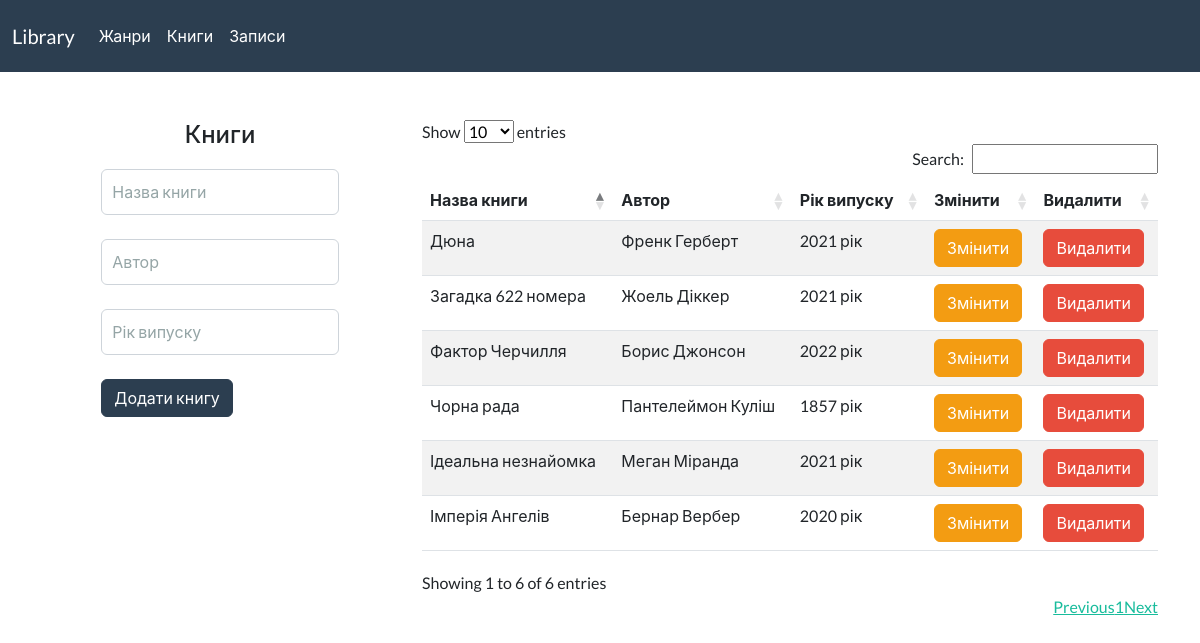
The app's page /account/books with its own data.
### tables this page shows
CREATE TABLE `books` (
  `id_book` int(11) NOT NULL,
  `title` varchar(255) NOT NULL,
  `author` varchar(255) NOT NULL,
  `year` varchar(255) NOT NULL
);

### app/controllers/Account.php (called while the page is built, shortened)
<?php
class Account extends Controller
{
    public function __construct()
    {
        $this->userModel = $this->model('User');
    }
    public function books()
    {
        $books = $this->userModel->getBooks();
        $data = [
            'books' => $books
        ];
        $this->view('account/books', $data);
    }
}
?>

### app/lib/Core.php (called while the page is built, shortened)
<?php
class Core
{
    protected $method = 'index';
    public function __construct()
    {
        $url = $this->getUrl();
        if(isset($url)) {
            if(file_exists('../app/controllers/' . ucwords($url[0]) . '.php')) {
                unset($url[0]);
            }
        }
        $this->controller = new $this->controller;
        if(isset($url[1])) {
            if(method_exists($this->controller, $url[1])) {
                $this->method = $url[1];
                unset($url[1]);
            }
        }
        $this->params = $url ? array_values($url) : [];
        call_user_func_array([$this->controller, $this->method], $this->params);
    }
    public function getUrl()
    {
        if(isset($_GET['url'])) {
            $url = rtrim($_GET['url'], '/');
            $url = filter_var($url, FILTER_SANITIZE_URL);
            $url = explode('/', $url);
            return $url;
        }
    }
}
?>

### public/index.php (called while the page is built, shortened)
<?php
$start = new Core();
?>

### app/lib/Database.php (called while the page is built, shortened)
<?php
class Database
{
    private $host = HOST;
    private $user = USER;
    private $password = PASSWORD;
    private $db_name = DB_NAME;
    private $dbh;
    private $stmt;
    public function __construct()
    {
        $con = 'mysql:host=' . $this->host . ';dbname=' . $this->db_name;
        $options = [
            PDO::ATTR_PERSISTENT  => true,
            PDO::ATTR_ERRMODE => PDO::ERRMODE_EXCEPTION
        ];
        try {
            $this->dbh = new PDO($con, $this->user, $this->password, $options);
        } catch(PDOException $e) {
            $this->error = $e->getMessage();
            echo $this->error;
        }
    }
    public function query($sql)
    {
        $this->stmt = $this->dbh->prepare($sql);
    }
    public function execute()
    {
        return $this->stmt->execute();
    }
    public function records()
    {
        $this->execute();
            return $this->stmt->fetchAll(PDO::FETCH_OBJ);
    }
}
?>

### app/models/User.php (called while the page is built, shortened)
<?php
class User {
    private $db;
    public function __construct()
    {
        $this->db = new Database;
    }
    public function getBooks()
    {
        $this->db->query('SELECT * FROM books');
        $result = $this->db->records();
        return $result;
    }
}
?>

### app/views/account/books.php (the view, shortened to what this page needs)
<?php require ROUTE_APP . '/views/inc/header.php'; ?>
<div class="container mt-5">
    <div class="row">
        <div class="col-md-4">
            <div class="col-md-8 mx-auto">
                <h1>Книги</h1>
                <form action="<?php echo ROUTE_URL; ?>/account/addBook" method="POST">
                    <div class="form-group">
                        <input type="text" name="title" class="form-control" placeholder="Назва книги" value="" required><br>
                    </div>
                    <div class="form-group">
                        <input type="text" name="author" class="form-control" placeholder="Автор" value="" required><br>
                    </div>
                    <div class="form-group">
                        <input type="text" name="year" class="form-control" placeholder="Рік випуску" value="" required><br>
                    </div>
                    <div class="form-group">
                    <input type="submit" value="Додати книгу" class="btn btn-primary">
                    </div>
                </form>
            </div>
        </div>
        <div class="col-md-8">
        <table id="example" class="table table-striped" style="width:100%">
            <thead>
                <tr>
                    <th>Назва книги</th>
                    <th>Автор</th>
                    <th>Рік випуску</th>
                    <th>Змінити</th>
                    <th>Видалити</th>
                </tr>
            </thead>
            <tbody>
        <?php foreach($data['books'] as $book) : ?>
            <tr>
                <td><?php echo $book->title; ?></td>
                <td><?php echo $book->author; ?></td>
                <td><?php echo $book->year; ?></td>
                <td><a href="<?php echo ROUTE_URL; ?>account/editBook/<?php echo $book->id_book; ?>" class="btn btn-warning">Змінити</a></td>
                <td><a href="<?php echo ROUTE_URL; ?>account/deleteBook/<?php echo $book->id_book; ?>" class="btn btn-danger">Видалити</a></td>
            </tr>
        <?php endforeach; ?>
            </tbody>
            </table><br><br>
        </div>
    </div>
</div>
<?php require ROUTE_APP . '/views/inc/footer.php'; ?>

### app/lib/Controller.php (shortened to what this page needs)
<?php
class Controller
{
    public function view($view, $data = [])
    {
        if(file_exists('../app/views/' . $view . '.php')) {
            require_once '../app/views/' . $view . '.php';
        } else {
            die('File View does not exists');
        }
    }
}
?>

### app/views/inc/header.php (shortened to what this page needs)
<!DOCTYPE html>
<html lang="en">
<head>
    <link rel="stylesheet" href="<?php echo ROUTE_URL; ?>css/bootstrap.min.css">
    <link rel="stylesheet" href="<?php echo ROUTE_URL; ?>css/dataTables.bootstrap5.min.css">
    <link rel="stylesheet" href="<?php echo ROUTE_URL; ?>css/style.css">
</head>
<nav class="navbar navbar-expand-lg navbar-dark bg-primary">
  <div class="container-fluid">
    <a class="navbar-brand" href="<?php echo ROUTE_URL; ?>account/">Library</a>
    <div class="collapse navbar-collapse" id="navbarColor01">
      <ul class="navbar-nav me-auto">
        <li class="nav-item">
          <a class="nav-link" href="<?php echo ROUTE_URL; ?>account/genres">Жанри</a>
        </li>
        <li class="nav-item">
          <a class="nav-link" href="<?php echo ROUTE_URL; ?>account/books">Книги</a>
        </li>
        <li class="nav-item">
          <a class="nav-link" href="<?php echo ROUTE_URL; ?>account/issue">Записи</a>
        </li>
      </ul>
    </div>
  </div>
</nav>
<body>

### app/views/inc/footer.php (shortened to what this page needs)
</body>
</html>

### public/css/style.css (style rules this page uses)
h1 { font-size: 24px; text-align: center; margin-bottom: 20px; }
.form-control { padding: 10px; }

### records on screen
books: title "Чорна рада", author "Пантелеймон Куліш", year "1857 рік"
books: title "Фактор Черчилля", author "Борис Джонсон", year "2022 рік"
books: title "Дюна", author "Френк Герберт", year "2021 рік"
books: title "Імперія Ангелів", author "Бернар Вербер", year "2020 рік"
books: title "Загадка 622 номера", author "Жоель Діккер", year "2021 рік"
books: title "Ідеальна незнайомка", author "Меган Міранда", year "2021 рік"
